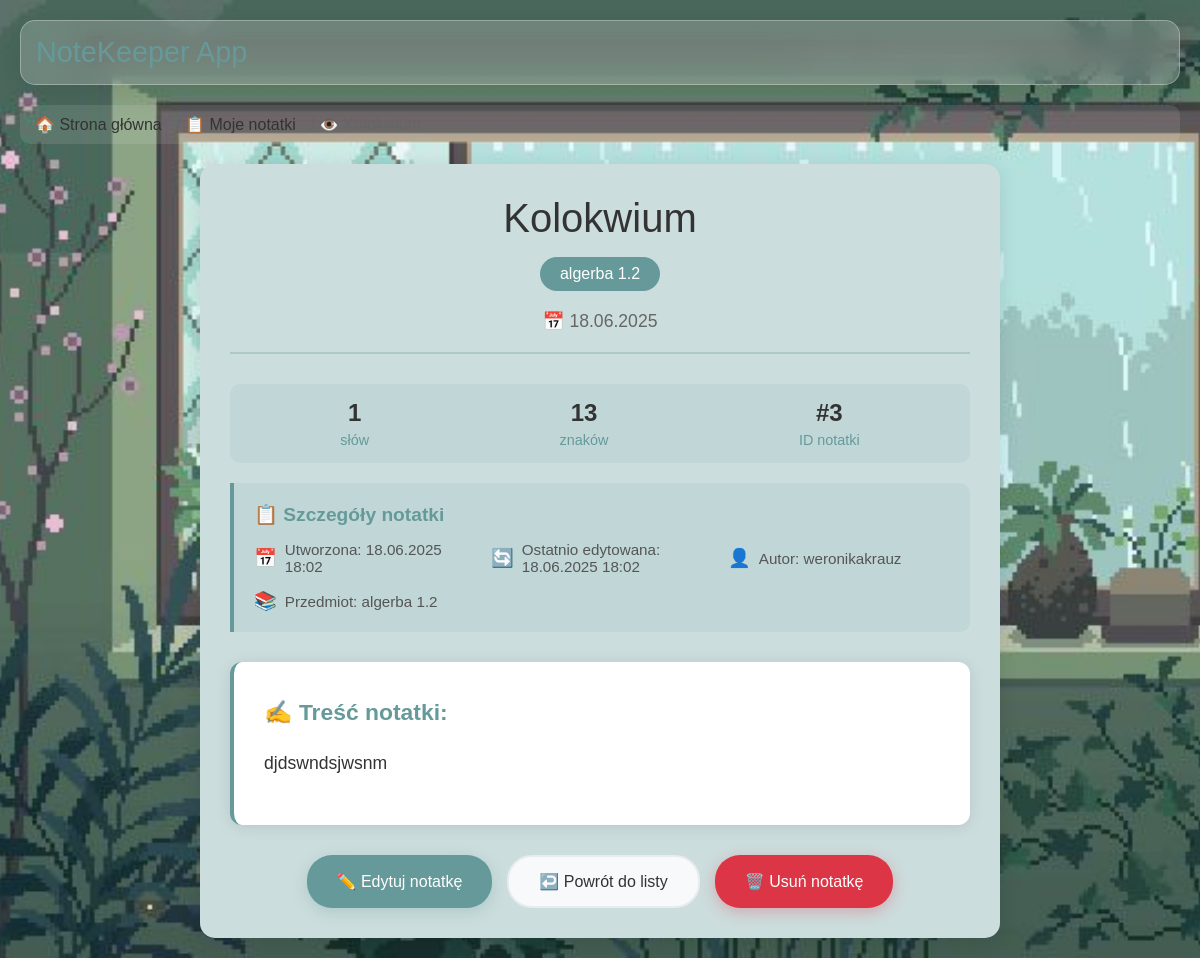
The page /notatki/podglad/3 (signed in) on the database its author committed.
### notatki/models.py (models this page shows, shortened)
class Notatka(models.Model):
    tytul = models.CharField(max_length=200)
    przedmiot = models.CharField(max_length=100, default="Brak")
    data = models.DateField(default=timezone.now)
    tresc = models.TextField()
    autor = models.ForeignKey(User, on_delete=models.CASCADE)
    data_utworzenia = models.DateTimeField(auto_now_add=True)
    data_modyfikacji = models.DateTimeField(auto_now=True)
    class Meta:
        verbose_name = "Notatka"
        verbose_name_plural = "Notatki"
        ordering = ['-data']  # Sortowanie od najnowszych

### notatki/views.py (the view)
# urls.py: path('podglad/<int:notatka_id>',views.podglad_notatki, name='podglad_notatki' ),
@login_required
def podglad_notatki(request, notatka_id):
    notatka = get_object_or_404(Notatka, id=notatka_id, autor=request.user)
    context = {'notatka': notatka}
    return render(request, 'notatki/podglad_notatki.html', context)

### notatki/templates/notatki/podglad_notatki.html (shortened to what this page needs)
<!DOCTYPE html>
<html>
<head>
</head>
<body>
    <div class="header">
        <h1>NoteKeeper App</h1>
    </div>
    <div class="breadcrumb">
        <a href="{% url 'lista_notatek' %}">🏠 Strona główna</a>
        <span>/</span>
        <a href="{% url 'moje_notatki' %}">📋 Moje notatki</a>
        <span>/ 👁️ {{ notatka.tytul|truncatechars:30 }}</span>
    </div>
    <div class="view-container">
        <div class="note-header">
            <h1 class="note-title">{{ notatka.tytul }}</h1>
            {% if notatka.przedmiot %}
            <div class="note-subject">{{ notatka.przedmiot }}</div>
            {% endif %}
            <div class="note-date">
                📅 {{ notatka.data|date:"d.m.Y" }}
            </div>
        </div>
        <div class="stats-box">
            <div class="stat-item">
                <span class="stat-number">{{ notatka.tresc|wordcount }}</span>
                <div class="stat-label">słów</div>
            </div>
            <div class="stat-item">
                <span class="stat-number">{{ notatka.tresc|length }}</span>
                <div class="stat-label">znaków</div>
            </div>
            <div class="stat-item">
                <span class="stat-number">#{{ notatka.id }}</span>
                <div class="stat-label">ID notatki</div>
            </div>
        </div>
        <div class="note-meta">
            <h3>📋 Szczegóły notatki</h3>
            <div class="meta-grid">
                <div class="meta-item">
                    <span class="meta-icon">📅</span>
                    <span>Utworzona: {{ notatka.data_utworzenia|date:"d.m.Y H:i"|default:"Brak danych" }}</span>
                </div>
                <div class="meta-item">
                    <span class="meta-icon">🔄</span>
                    <span>Ostatnio edytowana: {{ notatka.data_modyfikacji|date:"d.m.Y H:i"|default:"Nigdy" }}</span>
                </div>
                <div class="meta-item">
                    <span class="meta-icon">👤</span>
                    <span>Autor: {{ notatka.autor.username }}</span>
                </div>
                <div class="meta-item">
                    <span class="meta-icon">📚</span>
                    <span>Przedmiot: {{ notatka.przedmiot|default:"Brak" }}</span>
                </div>
            </div>
        </div>
        <div class="note-content">
            <h4>✍️ Treść notatki:</h4>
            {{ notatka.tresc|linebreaks }}
        </div>
        <div class="actions-container">
            <a href="{% url 'edytuj_notatke' notatka.id %}" class="btn btn-primary">
                ✏️ Edytuj notatkę
            </a>
            <a href="{% url 'moje_notatki' %}" class="btn btn-secondary">
                ↩️ Powrót do listy
            </a>
            <a href="{% url 'usun_notatke' notatka.id %}" class="btn btn-danger"
               onclick="return confirm('Czy na pewno chcesz usunąć notatkę: {{ notatka.tytul }}?\n\nTej operacji nie można cofnąć.')">
                🗑️ Usuń notatkę
            </a>
        </div>
    </div>
</body>
</html>

### notatki/templates/notatki/podglad_notatki.html (style rules this page uses)
* { margin: 0; padding: 0; box-sizing: border-box; }
body { font-family: Arial, sans-serif; background-image: url('/static/images/forms.jpeg'); background-size: cover; background-position: center; background-repeat: no-repeat; background-attachment: fixed; min-height: 100vh; padding: 20px; }
.header { display: flex; justify-content: space-between; align-items: center; margin-bottom: 20px; background: rgba(255, 255, 255, 0.2); backdrop-filter: blur(15px); padding: 15px; border-radius: 15px; box-shadow: 0 8px 32px rgba(0,0,0,0.1); border: 1px solid rgba(255, 255, 255, 0.3); }
.header h1 { color: #669999; margin: 0; font-size: 1.8em; font-weight: 500; }
.breadcrumb { background: rgba(255, 255, 255, 0.1); padding: 10px 15px; border-radius: 10px; margin-bottom: 20px; }
.breadcrumb a { color: #333; text-decoration: none; margin-right: 10px; transition: color 0.3s ease; }
.breadcrumb span { color: #666; }
.view-container { max-width: 800px; margin: 0 auto; background: #ccdddd; border-radius: 15px; padding: 30px; box-shadow: 0 4px 20px rgba(0,0,0,0.1); }
.note-header { text-align: center; margin-bottom: 30px; padding-bottom: 20px; border-bottom: 2px solid rgba(102, 153, 153, 0.3); }
.note-title { color: #333; font-size: 2.5em; font-weight: 500; margin-bottom: 15px; line-height: 1.2; }
.note-subject { background: #669999; color: white; padding: 8px 20px; border-radius: 25px; font-size: 1em; font-weight: 500; display: inline-block; margin-bottom: 10px; }
.note-date { color: #666; font-size: 1.1em; margin-top: 10px; }
.note-meta { background: rgba(102, 153, 153, 0.1); border-left: 4px solid #669999; padding: 20px; margin-bottom: 30px; border-radius: 0 10px 10px 0; }
.note-meta h3 { color: #669999; margin-bottom: 15px; font-size: 1.2em; }
.meta-grid { display: grid; grid-template-columns: repeat(auto-fit, minmax(200px, 1fr)); gap: 15px; }
.meta-item { display: flex; align-items: center; gap: 8px; color: #555; font-size: 0.95em; }
.meta-icon { font-size: 1.2em; color: #669999; }
.note-content { background: white; border-radius: 12px; padding: 30px; margin-bottom: 30px; border-left: 4px solid #669999; box-shadow: 0 2px 15px rgba(0,0,0,0.1); line-height: 1.8; font-size: 1.1em; color: #333; }
.note-content h4 { color: #669999; margin-bottom: 15px; font-size: 1.3em; }
.note-content p { margin-bottom: 15px; }
.actions-container { display: flex; gap: 15px; justify-content: center; flex-wrap: wrap; }
.btn { padding: 15px 30px; border: none; border-radius: 25px; font-size: 16px; font-weight: 500; cursor: pointer; transition: all 0.3s ease; text-decoration: none; text-align: center; display: inline-flex; align-items: center; gap: 8px; min-width: 140px; justify-content: center; }
.btn-primary { background: #669999; color: white; box-shadow: 0 4px 15px rgba(102, 153, 153, 0.3); }
.btn-secondary { background: #f8f9fa; color: #333; border: 2px solid #e9ecef; }
.btn-danger { background: #dc3545; color: white; box-shadow: 0 4px 15px rgba(220, 53, 69, 0.3); }
.stats-box { background: rgba(102, 153, 153, 0.1); border-radius: 10px; padding: 15px; margin-bottom: 20px; display: flex; justify-content: space-around; text-align: center; }
.stat-item { color: #669999; }
.stat-number { font-size: 1.5em; font-weight: bold; display: block; color: #333; }
.stat-label { font-size: 0.9em; margin-top: 5px; }
.note-content { animation: fadeIn 0.5s ease-in; }

### rows shown on the page
Notatka: tytul "Kolokwium", przedmiot "algerba 1.2", data "18.06.2025", tresc "1", tresc|length "13", id "3", data_utworzenia "18.06.2025 18:02", data_modyfikacji "18.06.2025 18:02", autor.username "weronikakrauz", tresc "djdswndsjwsnm"
